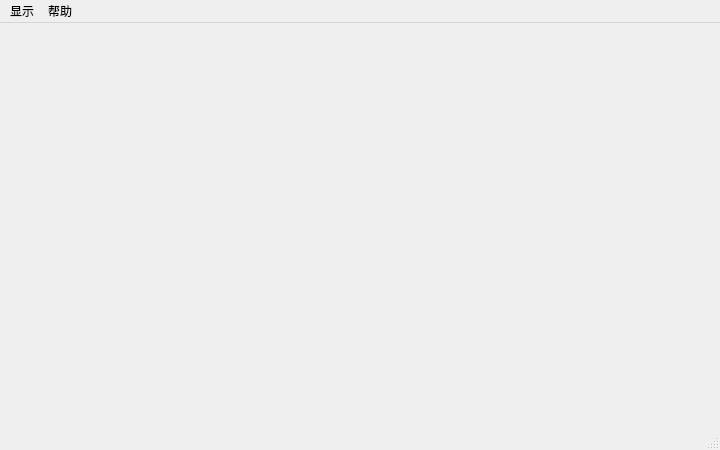
<?xml version="1.0" encoding="UTF-8"?>
<ui version="4.0">
 <class>MainWindow</class>
 <widget class="QMainWindow" name="MainWindow">
  <property name="geometry">
   <rect>
    <x>0</x>
    <y>0</y>
    <width>720</width>
    <height>450</height>
   </rect>
  </property>
  <property name="windowTitle">
   <string>MainWindow</string>
  </property>
  <widget class="QWidget" name="centralwidget"/>
  <widget class="QMenuBar" name="menubar">
   <property name="geometry">
    <rect>
     <x>0</x>
     <y>0</y>
     <width>720</width>
     <height>22</height>
    </rect>
   </property>
   <widget class="QMenu" name="menu">
    <property name="title">
     <string>显示</string>
    </property>
   </widget>
   <widget class="QMenu" name="menu_2">
    <property name="title">
     <string>帮助</string>
    </property>
   </widget>
   <addaction name="menu"/>
   <addaction name="menu_2"/>
  </widget>
  <widget class="QStatusBar" name="statusbar"/>
 </widget>
 <resources/>
 <connections/>
</ui>
